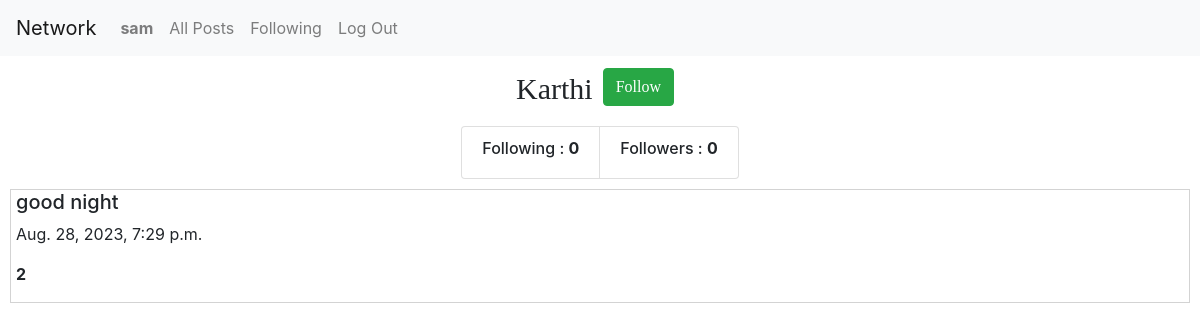
Screenshot of /profile/2 (signed in) with the database file from the repository.
### network/models.py (models this page shows, shortened)
class User(AbstractUser):
    pass

class Post(models.Model):
    creater = models.ForeignKey(User, related_name='my_name', on_delete=models.CASCADE)
    content = models.CharField(max_length=255)
    liked = models.ManyToManyField(User, related_name='liked_users_or_post' ,blank=True, null=True)
    time = models.DateTimeField(auto_now_add=True)

### network/views.py (the view)
# urls.py: path("profile/<id>", views.profile, name="profile"),
def profile(request, id):
    u = User.objects.get(pk = id)
    user = request.user
    same = u == user
    all_posts = Post.objects.filter(creater = u).order_by('time').reverse()
    p = Paginator(all_posts, 10)
    page_no = request.GET.get('page')
    posts = p.get_page(page_no)
    fowings = Follow.objects.filter(following = id)
    fowers = Follow.objects.filter(me = id)
    if Follow.objects.filter(following = u, me = user):
        s = True
    else:
        s = False
    return render(request, "network/profile.html", {
            "posts": posts,
            "usr" : u,
            'fg' : fowings,
            'fr' : fowers,
            'u' : same,
            's' : s
        })

### network/templates/network/profile.html (shortened to what this page needs)
{% extends "network/layout.html" %}
{% block body %}
<div class='user_name'>{{usr}}
{% if u == False and s == False %}
<form action='{% url 'follow' usr.id %}' method='post'>
    <div id='follow'>
        <button class='btn btn-success'>Follow</button>
    </div>
</form>
{% endif %}
</div>
<div id='foll'>
    <ul class="list-group list-group-horizontal">
        <li class="list-group-item"><h6>Following : <b>{{fr.count}}</b><h6></li>
        <li class="list-group-item"><h6>Followers : <b>{{fg.count}}</b><h6></li>
      </ul>
</div>
{% for post in posts %}
<div class="posts">
<h5 id='content_{{post.id}}'>{{post.content}}</h5>
<p>{{post.time}}</p>
<p><b>{{post.liked.count}}</b></p>
</div>
</div>
{% endfor %}
{% endblock %}

### network/templates/network/layout.html (shortened to what this page needs)
{% load static %}
<!DOCTYPE html>
<html lang="en">
    <head>
        <link rel="stylesheet" href="https://stackpath.bootstrapcdn.com/bootstrap/4.4.1/css/bootstrap.min.css">
        <link href="{% static 'network/styles.css' %}" rel="stylesheet">
        <link rel="stylesheet" href="https://cdnjs.cloudflare.com/ajax/libs/font-awesome/4.7.0/css/font-awesome.min.css">
    </head>
    <body>
        <nav class="navbar navbar-expand-lg navbar-light bg-light">
            <a class="navbar-brand" href="#">Network</a>
            <div>
              <ul class="navbar-nav mr-auto">
                {% if user.is_authenticated %}
                    <li class="nav-item">
                        <a class="nav-link" href="{% url 'profile' user.id %}"><strong>{{ user.username }}</strong></a>
                    </li>
                {% endif %}
                <li class="nav-item">
                  <a class="nav-link" href="{% url 'index' %}">All Posts</a>
                </li>
                {% if user.is_authenticated %}
                    <li class="nav-item">
                        <a class="nav-link" href="{% url 'following' %}">Following</a>
                    </li>
                    <li class="nav-item">
                        <a class="nav-link" href="{% url 'logout' %}">Log Out</a>
                    </li>
                {% endif %}
              </ul>
            </div>
          </nav>
        <div class="body">
            {% block body %}
            {% endblock %}
    </body>
</html>

### network/static/network/styles.css (style rules this page uses)
.btn { margin: 0 10px 10px; }
.posts { display : flex; flex-direction: column; padding : 0px 5px; border : 1px solid lightgray; margin : 10px; }
.user_name { display : flex; justify-content: center; flex-direction: row; margin: 10px; font-family: initial; font-size: 30px; }
#foll { display : flex; flex-direction: row; justify-content: center; }

### rows the page displays
User: username "sam"
User: username "Karthi"
Post: content "good night", time "Aug. 28, 2023, 7:29 p.m.", liked.count "2"

### other values shown
{{ fr.count }} "0"
{{ fg.count }} "0"
